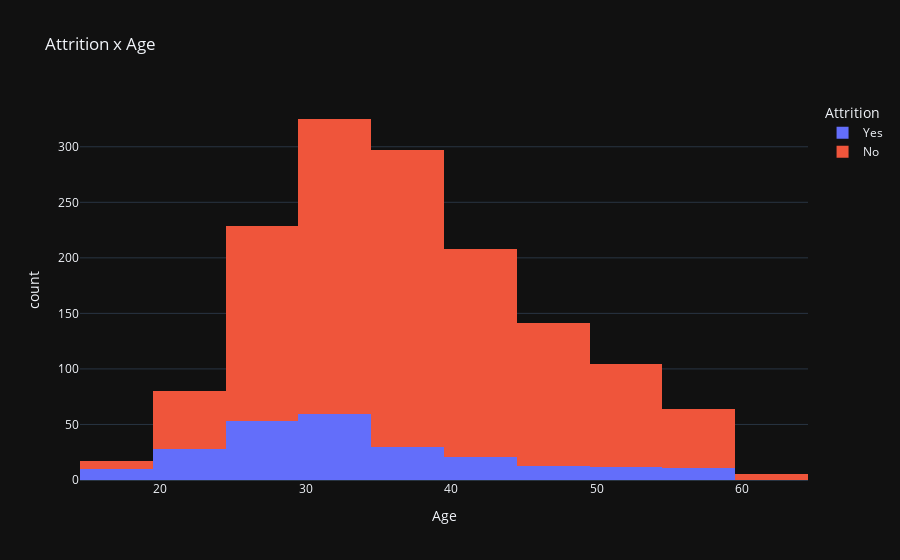
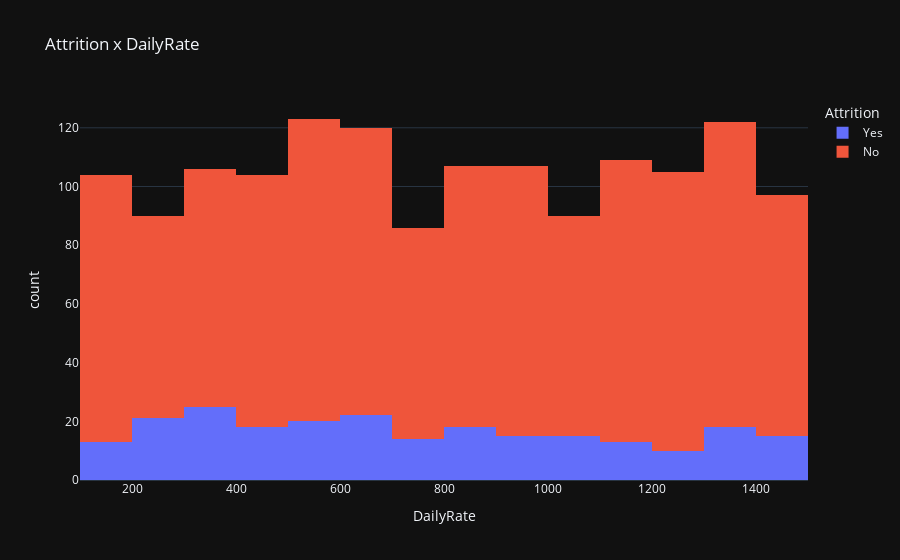
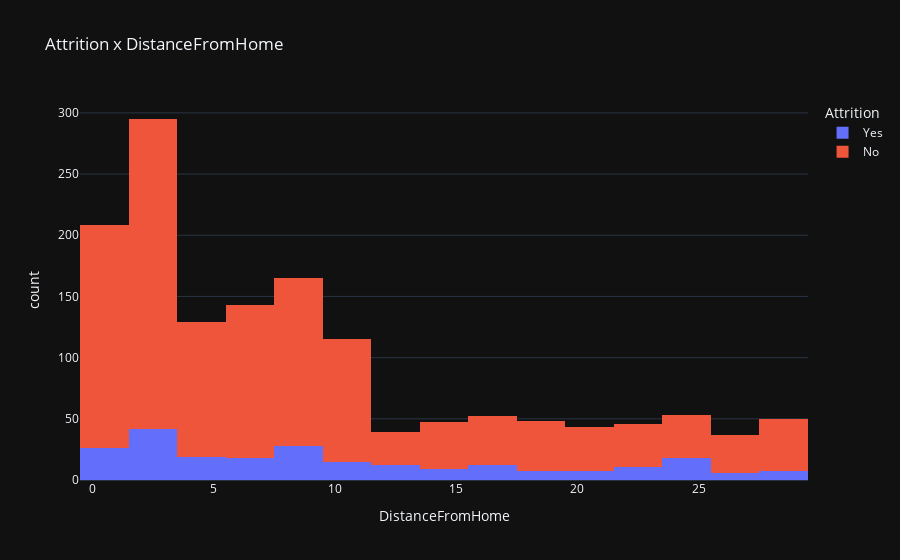

The code cell stored with these charts, in order, in its notebook:
### Code cell
for feature in numerical_features:
    print('-'*30)
    print(f"{feature}:")
    print(f"Number of unique values for {feature}: {df[feature].nunique()}")
    fig = px.histogram(df, x = df[feature], nbins  = 20, template = 'plotly_dark',
                      title = f'Attrition x {feature}', color="Attrition")
    fig.show()

### Figure 1 — Plotly figure (JSON) as saved in the notebook; plotly's stock layout.template omitted (floating-point values rounded to 4 significant figures; data arrays with more than 128 entries replaced by an {"elided": "..."} marker saying what was removed)
{"data": [{"alignmentgroup": "True", "bingroup": "x", "hovertemplate": "Attrition=Yes<br>Age=%{x}<br>count=%{y}<extra></extra>", "legendgroup": "Yes", "marker": {"color": "#636efa", "pattern": {"shape": ""}}, "name": "Yes", "nbinsx": 20, "offsetgroup": "Yes", "orientation": "v", "showlegend": true, "type": "histogram", "x": {"elided": "237 int values"}, "xaxis": "x", "yaxis": "y"}, {"alignmentgroup": "True", "bingroup": "x", "hovertemplate": "Attrition=No<br>Age=%{x}<br>count=%{y}<extra></extra>", "legendgroup": "No", "marker": {"color": "#EF553B", "pattern": {"shape": ""}}, "name": "No", "nbinsx": 20, "offsetgroup": "No", "orientation": "v", "showlegend": true, "type": "histogram", "x": {"elided": "1233 int values"}, "xaxis": "x", "yaxis": "y"}], "layout": {"barmode": "relative", "legend": {"title": {"text": "Attrition"}, "tracegroupgap": 0}, "title": {"text": "Attrition x Age"}, "xaxis": {"anchor": "y", "domain": [0, 1], "title": {"text": "Age"}}, "yaxis": {"anchor": "x", "domain": [0, 1], "title": {"text": "count"}}}}

### Figure 2 — Plotly figure (JSON) as saved in the notebook; plotly's stock layout.template omitted (floating-point values rounded to 4 significant figures; data arrays with more than 128 entries replaced by an {"elided": "..."} marker saying what was removed)
{"data": [{"alignmentgroup": "True", "bingroup": "x", "hovertemplate": "Attrition=Yes<br>DailyRate=%{x}<br>count=%{y}<extra></extra>", "legendgroup": "Yes", "marker": {"color": "#636efa", "pattern": {"shape": ""}}, "name": "Yes", "nbinsx": 20, "offsetgroup": "Yes", "orientation": "v", "showlegend": true, "type": "histogram", "x": {"elided": "237 int values"}, "xaxis": "x", "yaxis": "y"}, {"alignmentgroup": "True", "bingroup": "x", "hovertemplate": "Attrition=No<br>DailyRate=%{x}<br>count=%{y}<extra></extra>", "legendgroup": "No", "marker": {"color": "#EF553B", "pattern": {"shape": ""}}, "name": "No", "nbinsx": 20, "offsetgroup": "No", "orientation": "v", "showlegend": true, "type": "histogram", "x": {"elided": "1233 int values"}, "xaxis": "x", "yaxis": "y"}], "layout": {"barmode": "relative", "legend": {"title": {"text": "Attrition"}, "tracegroupgap": 0}, "title": {"text": "Attrition x DailyRate"}, "xaxis": {"anchor": "y", "domain": [0, 1], "title": {"text": "DailyRate"}}, "yaxis": {"anchor": "x", "domain": [0, 1], "title": {"text": "count"}}}}

### Figure 3 — Plotly figure (JSON) as saved in the notebook; plotly's stock layout.template omitted (floating-point values rounded to 4 significant figures; data arrays with more than 128 entries replaced by an {"elided": "..."} marker saying what was removed)
{"data": [{"alignmentgroup": "True", "bingroup": "x", "hovertemplate": "Attrition=Yes<br>DistanceFromHome=%{x}<br>count=%{y}<extra></extra>", "legendgroup": "Yes", "marker": {"color": "#636efa", "pattern": {"shape": ""}}, "name": "Yes", "nbinsx": 20, "offsetgroup": "Yes", "orientation": "v", "showlegend": true, "type": "histogram", "x": {"elided": "237 int values"}, "xaxis": "x", "yaxis": "y"}, {"alignmentgroup": "True", "bingroup": "x", "hovertemplate": "Attrition=No<br>DistanceFromHome=%{x}<br>count=%{y}<extra></extra>", "legendgroup": "No", "marker": {"color": "#EF553B", "pattern": {"shape": ""}}, "name": "No", "nbinsx": 20, "offsetgroup": "No", "orientation": "v", "showlegend": true, "type": "histogram", "x": {"elided": "1233 int values"}, "xaxis": "x", "yaxis": "y"}], "layout": {"barmode": "relative", "legend": {"title": {"text": "Attrition"}, "tracegroupgap": 0}, "title": {"text": "Attrition x DistanceFromHome"}, "xaxis": {"anchor": "y", "domain": [0, 1], "title": {"text": "DistanceFromHome"}}, "yaxis": {"anchor": "x", "domain": [0, 1], "title": {"text": "count"}}}}
